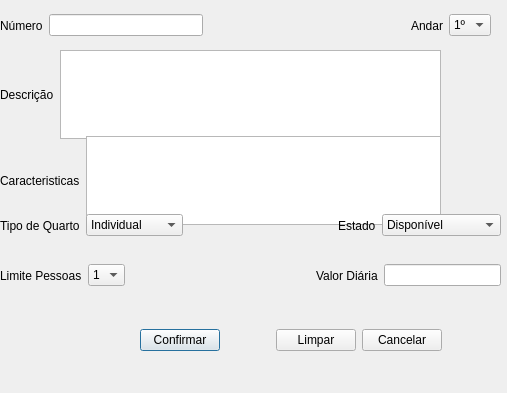
<?xml version="1.0" encoding="UTF-8"?>
<ui version="4.0">
 <class>cadastroQuarto</class>
 <widget class="QDialog" name="cadastroQuarto">
  <property name="geometry">
   <rect>
    <x>0</x>
    <y>0</y>
    <width>507</width>
    <height>393</height>
   </rect>
  </property>
  <property name="windowTitle">
   <string>Dialog</string>
  </property>
  <widget class="QWidget" name="layoutWidget">
   <property name="geometry">
    <rect>
     <x>0</x>
     <y>10</y>
     <width>491</width>
     <height>31</height>
    </rect>
   </property>
   <layout class="QHBoxLayout" name="horizontalLayout_9">
    <item>
     <layout class="QHBoxLayout" name="horizontalLayout_10">
      <item>
       <widget class="QLabel" name="label_8">
        <property name="text">
         <string>Número</string>
        </property>
       </widget>
      </item>
      <item>
       <widget class="QLineEdit" name="txtNumero"/>
      </item>
     </layout>
    </item>
    <item>
     <spacer name="horizontalSpacer_3">
      <property name="orientation">
       <enum>Qt::Horizontal</enum>
      </property>
      <property name="sizeHint" stdset="0">
       <size>
        <width>40</width>
        <height>20</height>
       </size>
      </property>
     </spacer>
    </item>
    <item>
     <layout class="QHBoxLayout" name="horizontalLayout_11">
      <item>
       <widget class="QLabel" name="label_10">
        <property name="text">
         <string>Andar</string>
        </property>
       </widget>
      </item>
      <item>
       <widget class="QComboBox" name="comboAndar">
        <item>
         <property name="text">
          <string>1º</string>
         </property>
        </item>
        <item>
         <property name="text">
          <string>2º</string>
         </property>
        </item>
        <item>
         <property name="text">
          <string>3º</string>
         </property>
        </item>
        <item>
         <property name="text">
          <string>4º</string>
         </property>
        </item>
        <item>
         <property name="text">
          <string>5º</string>
         </property>
        </item>
       </widget>
      </item>
     </layout>
    </item>
   </layout>
  </widget>
  <widget class="QWidget" name="layoutWidget_2">
   <property name="geometry">
    <rect>
     <x>0</x>
     <y>50</y>
     <width>441</width>
     <height>89</height>
    </rect>
   </property>
   <layout class="QHBoxLayout" name="horizontalLayout_7">
    <item>
     <widget class="QLabel" name="label_11">
      <property name="text">
       <string>Descrição</string>
      </property>
     </widget>
    </item>
    <item>
     <widget class="QTextEdit" name="txtDescricao"/>
    </item>
   </layout>
  </widget>
  <widget class="QWidget" name="layoutWidget_3">
   <property name="geometry">
    <rect>
     <x>0</x>
     <y>136</y>
     <width>441</width>
     <height>89</height>
    </rect>
   </property>
   <layout class="QHBoxLayout" name="horizontalLayout_8">
    <item>
     <widget class="QLabel" name="label_4">
      <property name="text">
       <string>Caracteristicas</string>
      </property>
     </widget>
    </item>
    <item>
     <widget class="QTextEdit" name="txtCaracteristicas"/>
    </item>
   </layout>
  </widget>
  <widget class="QWidget" name="layoutWidget_4">
   <property name="geometry">
    <rect>
     <x>0</x>
     <y>260</y>
     <width>501</width>
     <height>31</height>
    </rect>
   </property>
   <layout class="QHBoxLayout" name="horizontalLayout_6">
    <item>
     <layout class="QHBoxLayout" name="horizontalLayout_5">
      <item>
       <widget class="QLabel" name="label_12">
        <property name="text">
         <string>Limite Pessoas</string>
        </property>
       </widget>
      </item>
      <item>
       <widget class="QComboBox" name="comboPessoas">
        <item>
         <property name="text">
          <string>1</string>
         </property>
        </item>
        <item>
         <property name="text">
          <string>2</string>
         </property>
        </item>
        <item>
         <property name="text">
          <string>3</string>
         </property>
        </item>
        <item>
         <property name="text">
          <string>4</string>
         </property>
        </item>
        <item>
         <property name="text">
          <string>5</string>
         </property>
        </item>
       </widget>
      </item>
     </layout>
    </item>
    <item>
     <spacer name="horizontalSpacer">
      <property name="orientation">
       <enum>Qt::Horizontal</enum>
      </property>
      <property name="sizeHint" stdset="0">
       <size>
        <width>40</width>
        <height>20</height>
       </size>
      </property>
     </spacer>
    </item>
    <item>
     <layout class="QHBoxLayout" name="horizontalLayout_4">
      <item>
       <widget class="QLabel" name="label_7">
        <property name="text">
         <string>Valor Diária</string>
        </property>
       </widget>
      </item>
      <item>
       <widget class="QLineEdit" name="txtDiaria"/>
      </item>
     </layout>
    </item>
   </layout>
  </widget>
  <widget class="QWidget" name="layoutWidget_5">
   <property name="geometry">
    <rect>
     <x>140</x>
     <y>320</y>
     <width>302</width>
     <height>41</height>
    </rect>
   </property>
   <layout class="QHBoxLayout" name="horizontalLayout_12">
    <item>
     <widget class="QPushButton" name="btnConfirmar">
      <property name="text">
       <string>Confirmar</string>
      </property>
     </widget>
    </item>
    <item>
     <spacer name="horizontalSpacer_12">
      <property name="orientation">
       <enum>Qt::Horizontal</enum>
      </property>
      <property name="sizeHint" stdset="0">
       <size>
        <width>40</width>
        <height>20</height>
       </size>
      </property>
     </spacer>
    </item>
    <item>
     <widget class="QPushButton" name="btnLimpar">
      <property name="text">
       <string>Limpar</string>
      </property>
     </widget>
    </item>
    <item>
     <widget class="QPushButton" name="btnCancelar">
      <property name="text">
       <string>Cancelar</string>
      </property>
     </widget>
    </item>
   </layout>
  </widget>
  <widget class="QWidget" name="layoutWidget_6">
   <property name="geometry">
    <rect>
     <x>0</x>
     <y>210</y>
     <width>501</width>
     <height>31</height>
    </rect>
   </property>
   <layout class="QHBoxLayout" name="horizontalLayout_3">
    <item>
     <layout class="QHBoxLayout" name="horizontalLayout">
      <item>
       <widget class="QLabel" name="label_6">
        <property name="text">
         <string>Tipo de Quarto</string>
        </property>
       </widget>
      </item>
      <item>
       <widget class="QComboBox" name="comboQuarto">
        <item>
         <property name="text">
          <string>Individual</string>
         </property>
        </item>
        <item>
         <property name="text">
          <string>Família</string>
         </property>
        </item>
        <item>
         <property name="text">
          <string>Presidencial</string>
         </property>
        </item>
       </widget>
      </item>
     </layout>
    </item>
    <item>
     <layout class="QHBoxLayout" name="horizontalLayout_2">
      <item>
       <spacer name="horizontalSpacer_2">
        <property name="orientation">
         <enum>Qt::Horizontal</enum>
        </property>
        <property name="sizeHint" stdset="0">
         <size>
          <width>40</width>
          <height>20</height>
         </size>
        </property>
       </spacer>
      </item>
      <item>
       <widget class="QLabel" name="label_9">
        <property name="text">
         <string>Estado</string>
        </property>
       </widget>
      </item>
      <item>
       <widget class="QComboBox" name="comboEstado">
        <item>
         <property name="text">
          <string>Disponível</string>
         </property>
        </item>
        <item>
         <property name="text">
          <string>Ocupado</string>
         </property>
        </item>
        <item>
         <property name="text">
          <string>Em Manutenção</string>
         </property>
        </item>
       </widget>
      </item>
     </layout>
    </item>
   </layout>
  </widget>
 </widget>
 <resources/>
 <connections/>
</ui>
